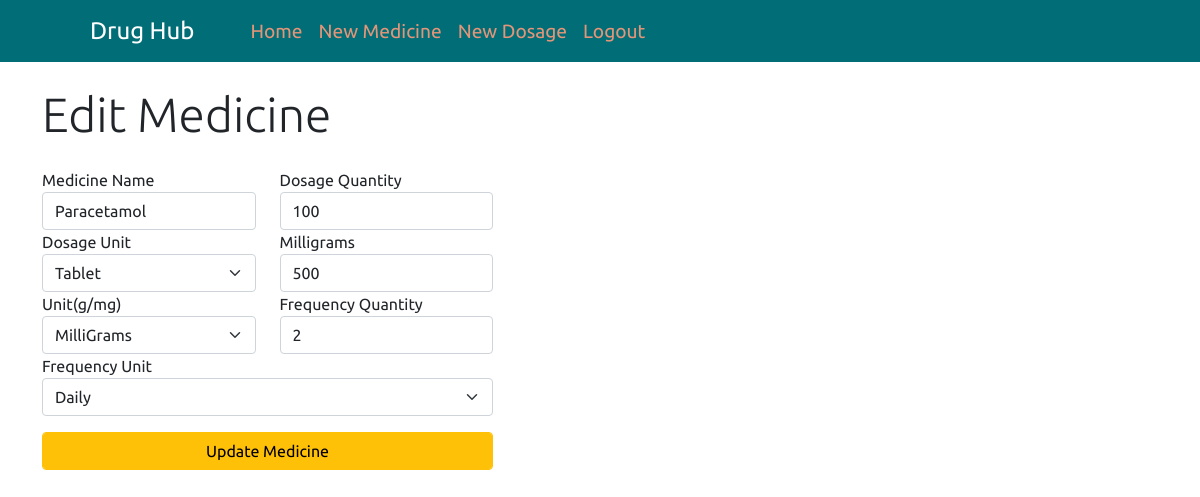
The app's page /edit_drug.php?id=14 (signed in) with its own data.
### tables this page shows
CREATE TABLE `medicine` (
  `ID` int(11) NOT NULL,
  `medicine_name` varchar(100) NOT NULL,
  `dosage_quantity` int(11) NOT NULL,
  `dosage_unit` varchar(10) NOT NULL,
  `milligram_quantity` int(11) NOT NULL,
  `milligram_unit` varchar(10) NOT NULL,
  `frequency_quantity` int(11) NOT NULL,
  `frequency_unit` varchar(25) NOT NULL,
  `user_ID` int(11) NOT NULL,
  `date_added` datetime NOT NULL DEFAULT CURRENT_TIMESTAMP
);

### edit_drug.php (the view, shortened to what this page needs)
<?php
include "db_connect.php";
include "functions.php";
if (!isset($_SESSION['loggedIn'])) {
    header("location: login.php");
} else {
    if (isset($_GET["id"])) {
        $medicine_id = intval($_GET['id']);
        $query = "SELECT * FROM medicine WHERE ID = ? LIMIT 1";
        $stmt = $con->prepare($query);
        $stmt->bind_param('i', $medicine_id);
        if ($stmt->execute()) {
            $result = $stmt->get_result();
            $row = $result->fetch_assoc();
        }
    }
}
?>
<div class="container">
    <div class="row mt-4">
        <div class="col-md-5">
            <h5 class="display-5 mb-4">Edit Medicine</h5>
            <?php
if (!empty($row)) {
    echo '
                    <form action="" method="post">
                        <div class="row">
                            <div class="col-md-6">
                            <div class="form-group">
                            <label for="">Medicine Name</label>
                            <input type="text" name="medicine_name" id="medicine_name" placeholder="Medicine Name" required class="form-control" value="' . $row["medicine_name"] . '">
                        </div>
                            </div>
                            <div class="col-md-6">
                            <div class="form-group">
                            <label for="">Dosage Quantity</label>
                            <input type="number" name="dosage_quantity" id="dosage_quantity" required class="form-control" min="1" max="300" value="' . $row["dosage_quantity"] . '">
                        </div>
                            </div>
                        </div>
                        <div class="row">
                            <div class="col-md-6">
                            <div class="form-group">
                            <label for="">Dosage Unit</label>
                            <select name="dosage_unit" id="dosage_unit" class="form-select" required>
                                <option value="' . $row["dosage_unit"] . '" selected>' . $row["dosage_unit"] . '</option>
                            </select>
                        </div>
                            </div>
                            <div class="col-md-6">
                            <div class="form-group">
                            <label for="">Milligrams</label>
                            <input type="text" name="milligram_quantity" id="milligram" placeholder="Milligram" required class="form-control" value="' . $row["milligram_quantity"] . '">
                        </div>
                            </div>
                        </div>
                        <div class="row">
                            <div class="col-md-6">
                            <div class="form-group">
                            <label for="">Unit(g/mg)</label>
                            <select name="milligram_unit" id="unit" class="form-select" required>
                                <option value="' . $row["milligram_unit"] . '" selected>' . $row["milligram_unit"] . '</option>
                            </select>
                        </div>
                            </div>
                            <div class="col-md-6">
                            <div class="form-group">
                            <label for="">Frequency Quantity</label>
                            <input type="number" name="frequency_quantity" id="frequency_quantity" placeholder="Frequency Quantity" required class="form-control" min="1" max="300" value="' . $row["frequency_quantity"] . '">
                        </div>
                            </div>
                        </div>
                    <div class="form-group">
                        <label for="">Frequency Unit</label>
                        <select name="frequency_unit" id="frequency_unit" class="form-select">
                            <option value="' . $row["frequency_unit"] . '" selected>' . $row["frequency_unit"] . '</option>
                        </select>
                    </div>
                    <input type="submit" name="btn_update_medicine" value="Update Medicine" class="form-control btn btn-warning btn-block my-3">
                </form>';
}
?>
        </div>
    </div>
</div>

### css/main.css (style rules this page uses)
* { padding: 0px; margin: 0px; box-sizing: border-box; text-decoration: none; list-style-type: none; font-family: "Ubuntu", sans-serif; }

### records on screen
medicine: medicine_name "Paracetamol", dosage_quantity "100", dosage_unit "Tablet", milligram_quantity "500", milligram_unit "MilliGrams", frequency_quantity "2", frequency_unit "Daily"
